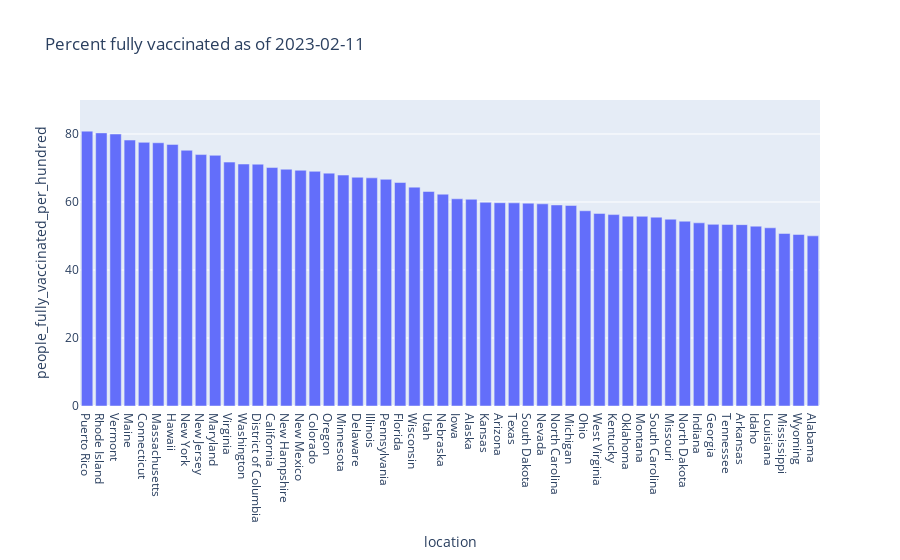

Write notebook code for a chart like this one.
### Code cell
fig = px.bar(df_us_covid19,x='location',y='people_fully_vaccinated_per_hundred',title='Percent fully vaccinated as of '+todays_date)
fig.update_yaxes(range=[0, 90])
fig.show()

### Figure 1 — Plotly figure (JSON) as saved in the notebook; plotly's stock layout.template omitted (floating-point values rounded to 4 significant figures)
{"data": [{"alignmentgroup": "True", "hovertemplate": "location=%{x}<br>people_fully_vaccinated_per_hundred=%{y}<extra></extra>", "legendgroup": "", "marker": {"color": "#636efa", "pattern": {"shape": ""}}, "name": "", "offsetgroup": "", "orientation": "v", "showlegend": false, "textposition": "auto", "type": "bar", "x": ["Puerto Rico", "Rhode Island", "Vermont", "Maine", "Connecticut", "Massachusetts", "Hawaii", "New York", "New Jersey", "Maryland", "Virginia", "Washington", "District of Columbia", "California", "New Hampshire", "New Mexico", "Colorado", "Oregon", "Minnesota", "Delaware", "Illinois", "Pennsylvania", "Florida", "Wisconsin", "Utah", "Nebraska", "Iowa", "Alaska", "Kansas", "Arizona", "Texas", "South Dakota", "Nevada", "North Carolina", "Michigan", "Ohio", "West Virginia", "Kentucky", "Oklahoma", "Montana", "South Carolina", "Missouri", "North Dakota", "Indiana", "Georgia", "Tennessee", "Arkansas", "Idaho", "Louisiana", "Mississippi", "Wyoming", "Alabama"], "xaxis": "x", "y": [80.84, 80.33, 80, 78.22, 77.54, 77.42, 76.94, 75.22, 73.95, 73.73, 71.73, 71.17, 71.12, 70.13, 69.64, 69.34, 69.02, 68.49, 67.92, 67.28, 67.1, 66.67, 65.73, 64.37, 63.09, 62.3, 60.94, 60.8, 59.91, 59.79, 59.75, 59.66, 59.46, 59.13, 58.98, 57.42, 56.64, 56.3, 55.84, 55.79, 55.54, 54.94, 54.35, 53.87, 53.42, 53.4, 53.34, 52.89, 52.41, 50.74, 50.45, 50.04], "yaxis": "y"}], "layout": {"barmode": "relative", "legend": {"tracegroupgap": 0}, "title": {"text": "Percent fully vaccinated as of 2023-02-11"}, "xaxis": {"anchor": "y", "domain": [0, 1], "title": {"text": "location"}}, "yaxis": {"anchor": "x", "domain": [0, 1], "range": [0, 90], "title": {"text": "people_fully_vaccinated_per_hundred"}}}}
